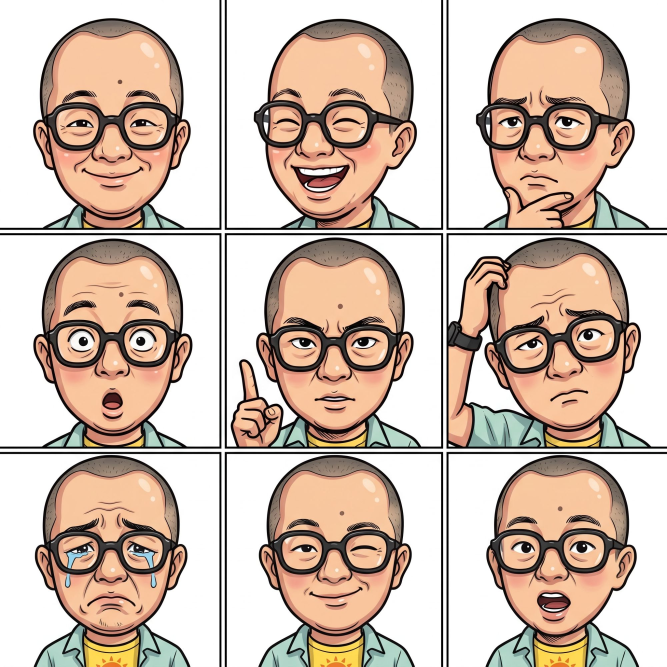
#> input picture assets/source/allan-expressions.jpg, 2000 x 2000 px (shown at 1/3 size)
$ python make_sprites.py
#> lines starting #> are read from the running program, lines starting #| are printed output that depends on the picture; after the words box and inside, x2 and y2 are one past the last pixel; in counts of white or black regions, pixels touching at a corner belong together
"""Crop the character sheets in assets/source/ into transparent WebP sprites.

Usage:  python3 tools/make_sprites.py
Needs:  Pillow, numpy

Each sprite is cut from its sheet, the white paper around the character is
flood-filled from the crop border into transparency (the black outlines stop
the fill), and the result is trimmed and scaled down.
"""
from collections import deque
from pathlib import Path

import numpy as np
from PIL import Image

ROOT = Path(__file__).resolve().parent.parent
SRC = ROOT / "assets" / "source"
OUT = ROOT / "assets" / "img"

# name: (sheet, (left, top, right, bottom), output max height[, options])
# Panels are cut a few px inside their black frames. Options:
#   seeds: extra (x, y) points, relative to the crop, inside paper that the
#          character encloses (e.g. the gap under a raised arm)
#   erase: (left, top, right, bottom) boxes, relative to the crop, painted
#          white first, to drop a neighbour that pokes into the crop
#   gray:  also treat light neutral grey as paper (the sheet's ruled lines)
A = "allan-expressions.jpg"
P = "allan-poses.jpg"
T = "allan-turnaround.jpg"
R = "arale-sheet.jpg"

GRID_X = [(8, 652), (686, 1318), (1350, 1992)]
GRID_Y = [(8, 677), (711, 1334), (1368, 1992)]
ALLAN_MOODS = [
    "calm", "joy", "unsure",
    "curious", "busy", "stressed",
    "sad", "treat", "tired",
]

ARALE_X = [(442, 792), (828, 1179), (1214, 1565), (1598, 1949)]
ARALE_Y = [(810, 1111), (1146, 1446)]
ARALE_FACES = [
    "laugh", "think", "surprise", "confused",
    "explain", "sad", "wink", "fired",
]

SPRITES = {}
for i, mood in enumerate(ALLAN_MOODS):
    x0, x1 = GRID_X[i % 3]
    y0, y1 = GRID_Y[i // 3]
    SPRITES[f"allan-{mood}"] = (A, (x0, y0, x1, y1), 300, {})
SPRITES["allan-stressed"][3]["seeds"] = [(115, 266)]
for i, face in enumerate(ARALE_FACES):
    x0, x1 = ARALE_X[i % 4]
    y0, y1 = ARALE_Y[i // 4]
    SPRITES[f"arale-{face}"] = (R, (x0, y0, x1, y1), 300, {})

SPRITES.update({
    "allan-stand": (P, (90, 50, 610, 1470), 560, {}),
    "allan-wave": (P, (740, 110, 1960, 1493), 560, {}),
    "allan-walk": (T, (1450, 330, 1700, 1350), 360, {"erase": [(222, 260, 250, 1020), (0, 900, 14, 1020)]}),
    "arale-hello": (R, (80, 120, 455, 770), 560, {"gray": True}),
    "arale-stand": (R, (60, 800, 415, 1470), 560, {}),
})

WHITE = 236  # every channel above this counts as paper


def knock_out_paper(img: Image.Image, opts: dict) -> Image.Image:
    rgb = np.asarray(img.convert("RGB")).astype(np.int16)
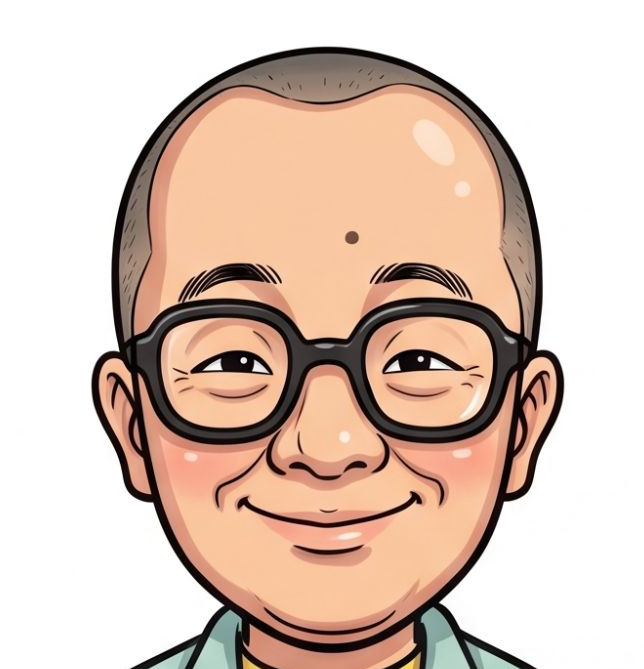
#> rgb: shape (669, 644, 3) int16; mean R, G, B 219.2, 197.5, 184.4
    for x0, y0, x1, y1 in opts.get("erase", []):
        rgb[y0:y1, x0:x1] = 255
    h, w, _ = rgb.shape
#> h = 669; w = 644
    paper = (rgb > WHITE).all(axis=2)
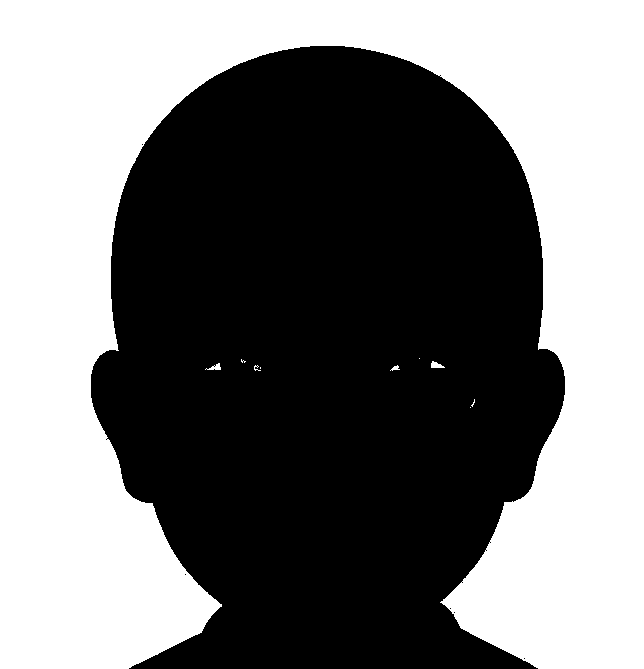
#> paper: shape (669, 644) bool; 46.9% white; 10 white regions (6 under 20 px), largest, box (x1, y1, x2, y2) and area: (0, 0, 644, 669) 202089, (431, 361, 445, 368) 62, (205, 363, 221, 370) 55, (390, 365, 400, 371) 29
    if opts.get("gray"):
        paper |= (rgb > 170).all(axis=2) & (rgb.max(axis=2) - rgb.min(axis=2) < 16)
    seen = np.zeros((h, w), dtype=bool)
    q = deque()
    for x, y in opts.get("seeds", []):
        if paper[y, x]:
            seen[y, x] = True
            q.append((y, x))
#> seen: shape (669, 644) bool; every value is 0
    for x in range(w):
        for y in (0, h - 1):
            if paper[y, x] and not seen[y, x]:
                seen[y, x] = True
                q.append((y, x))
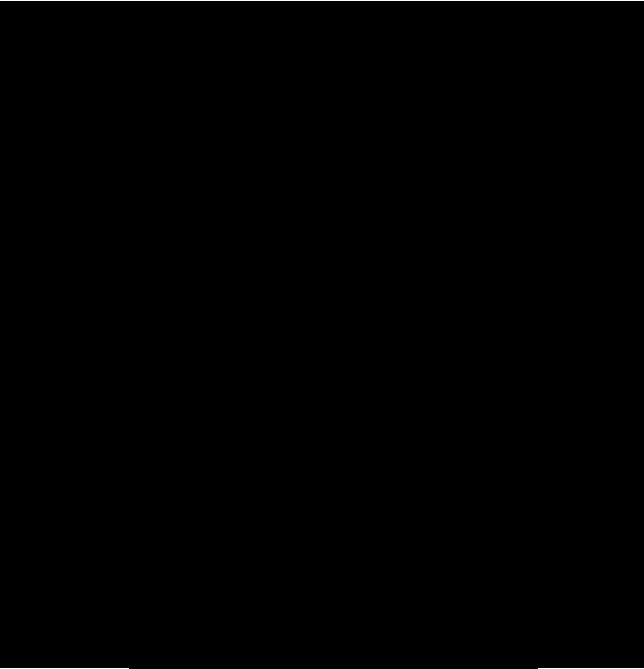
#> seen: shape (669, 644) bool; 0.2% white in thin lines or dots
    for y in range(h):
        for x in (0, w - 1):
            if paper[y, x] and not seen[y, x]:
                seen[y, x] = True
                q.append((y, x))
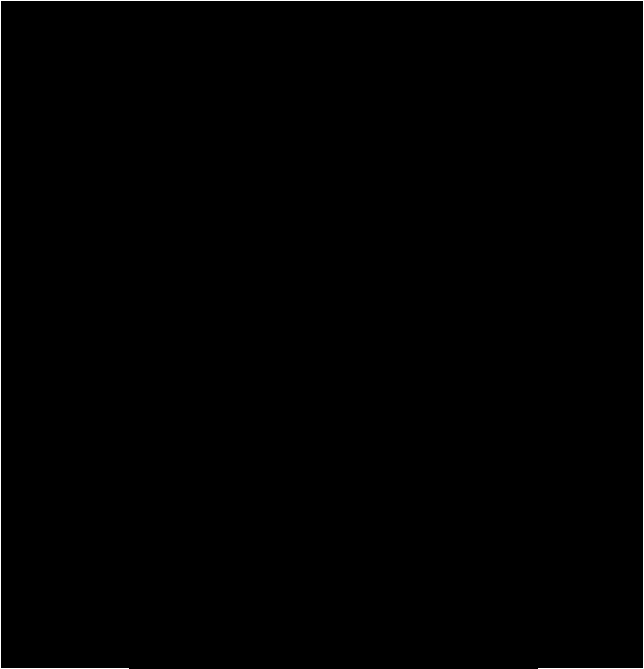
#> seen: shape (669, 644) bool; 0.51% white in thin lines or dots
    while q:
        y, x = q.popleft()
        for ny, nx in ((y + 1, x), (y - 1, x), (y, x + 1), (y, x - 1)):
            if 0 <= ny < h and 0 <= nx < w and paper[ny, nx] and not seen[ny, nx]:
                seen[ny, nx] = True
                q.append((ny, nx))
#> this loop made 202089 passes
#> (y, x) on passes 1 to 3: (0, 0), (668, 0), (0, 1)
#> seen: shape (669, 644) bool; 46.9% white; 1 white region, box (x1, y1, x2, y2) and area: (0, 0, 644, 669) 202089
    alpha = np.where(seen, 0, 255).astype(np.uint8)
    # Soften the JPEG fringe: pixels next to the knocked-out area that are
    # still light get partial alpha so the edge doesn't show a white halo.
    light = rgb.min(axis=2)
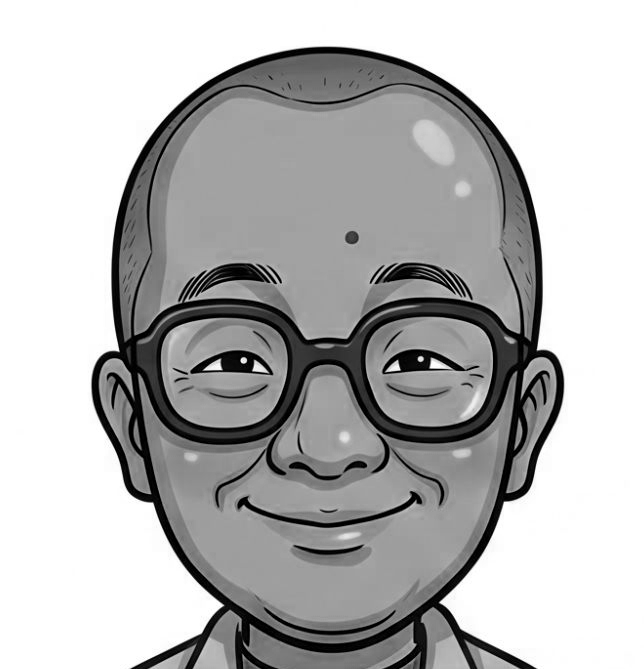
#> light: shape (669, 644) int16; min 0, max 255, mean 184.1
    edge = np.zeros_like(seen)
    edge[1:, :] |= seen[:-1, :]
#> edge: shape (669, 644) bool; 46.9% white; 1 white region, box (x1, y1, x2, y2) and area: (0, 1, 644, 669) 201854
    edge[:-1, :] |= seen[1:, :]
    edge[:, 1:] |= seen[:, :-1]
    edge[:, :-1] |= seen[:, 1:]
#> edge: shape (669, 644) bool; 47.3% white; 1 white region, box (x1, y1, x2, y2) and area: (0, 0, 644, 669) 203669
    fringe = edge & ~seen & (light > 200)
#> fringe: shape (669, 644) bool; 0.14% white in thin lines or dots, all inside (x1, y1, x2, y2) = (91, 46, 565, 669)
    alpha[fringe] = np.clip((255 - light[fringe]) * 4, 60, 255).astype(np.uint8)
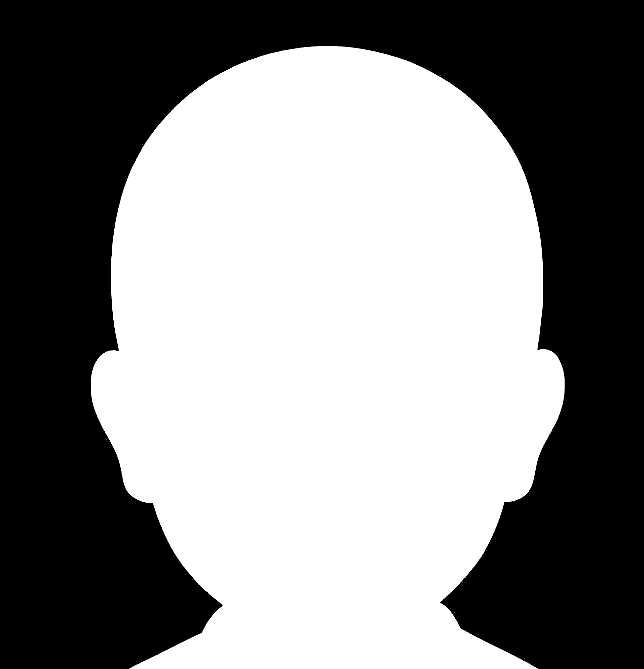
#> alpha: shape (669, 644); min 0, max 255, mean 135.2
    out = np.dstack([rgb.astype(np.uint8), alpha])
    return Image.fromarray(out, "RGBA")


def main() -> None:
    OUT.mkdir(parents=True, exist_ok=True)
    sheets = {}
    for name, (sheet, box, max_h, opts) in SPRITES.items():
        if sheet not in sheets:
            sheets[sheet] = Image.open(SRC / sheet)
        sprite = knock_out_paper(sheets[sheet].crop(box), opts)
        bbox = sprite.getchannel("A").getbbox()
#> bbox = (91, 46, 565, 669)
        if bbox:
            sprite = sprite.crop(bbox)
        if sprite.height > max_h:
            ratio = max_h / sprite.height
#> ratio = 0.482
            sprite = sprite.resize((round(sprite.width * ratio), max_h), Image.LANCZOS)
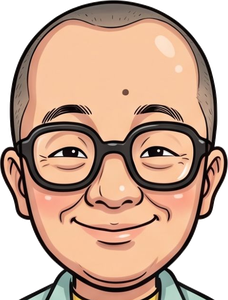
#> sprite: PIL image 228x300 RGBA; mean R, G, B, A 148.1, 116.5, 97.5, 197.3; transparent parts drawn white
        path = OUT / f"{name}.webp"
        sprite.save(path, "WEBP", quality=82, method=6)
#> (the run stopped early here; a loop or call above may not have finished)
